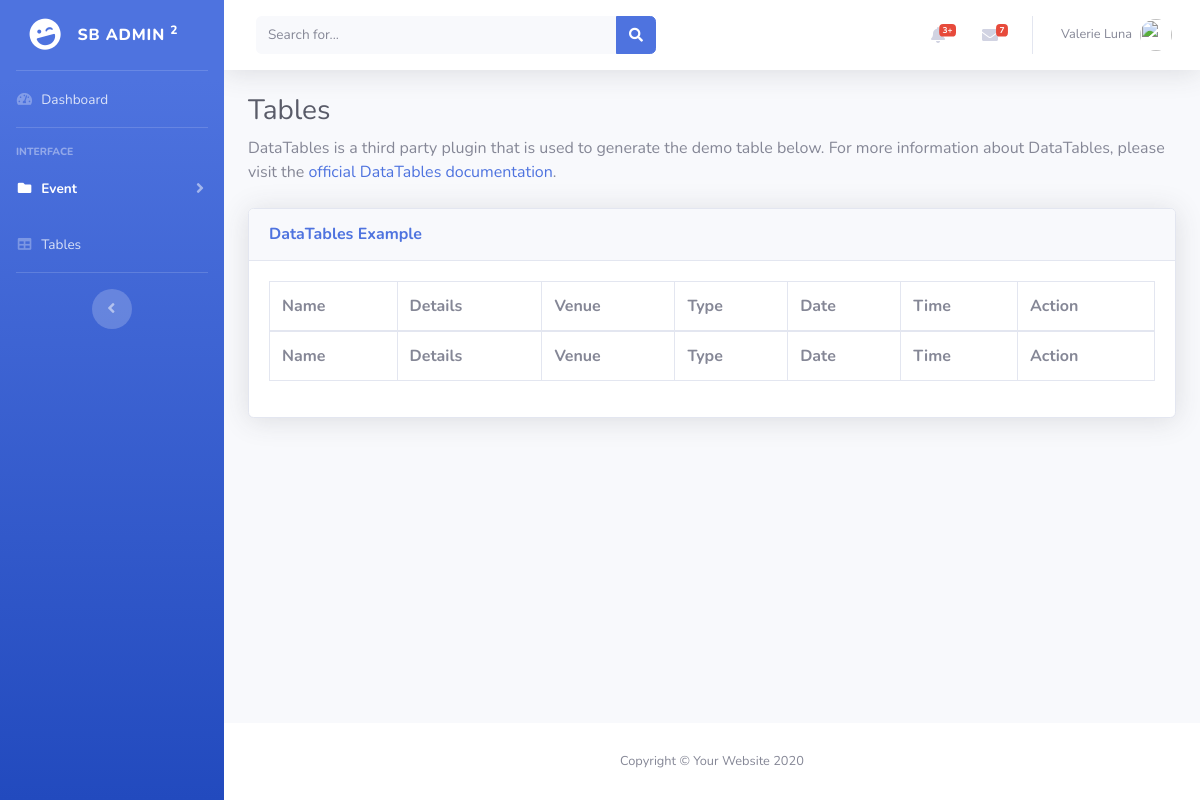
Before: /admin/event_manage.php with the older database file.
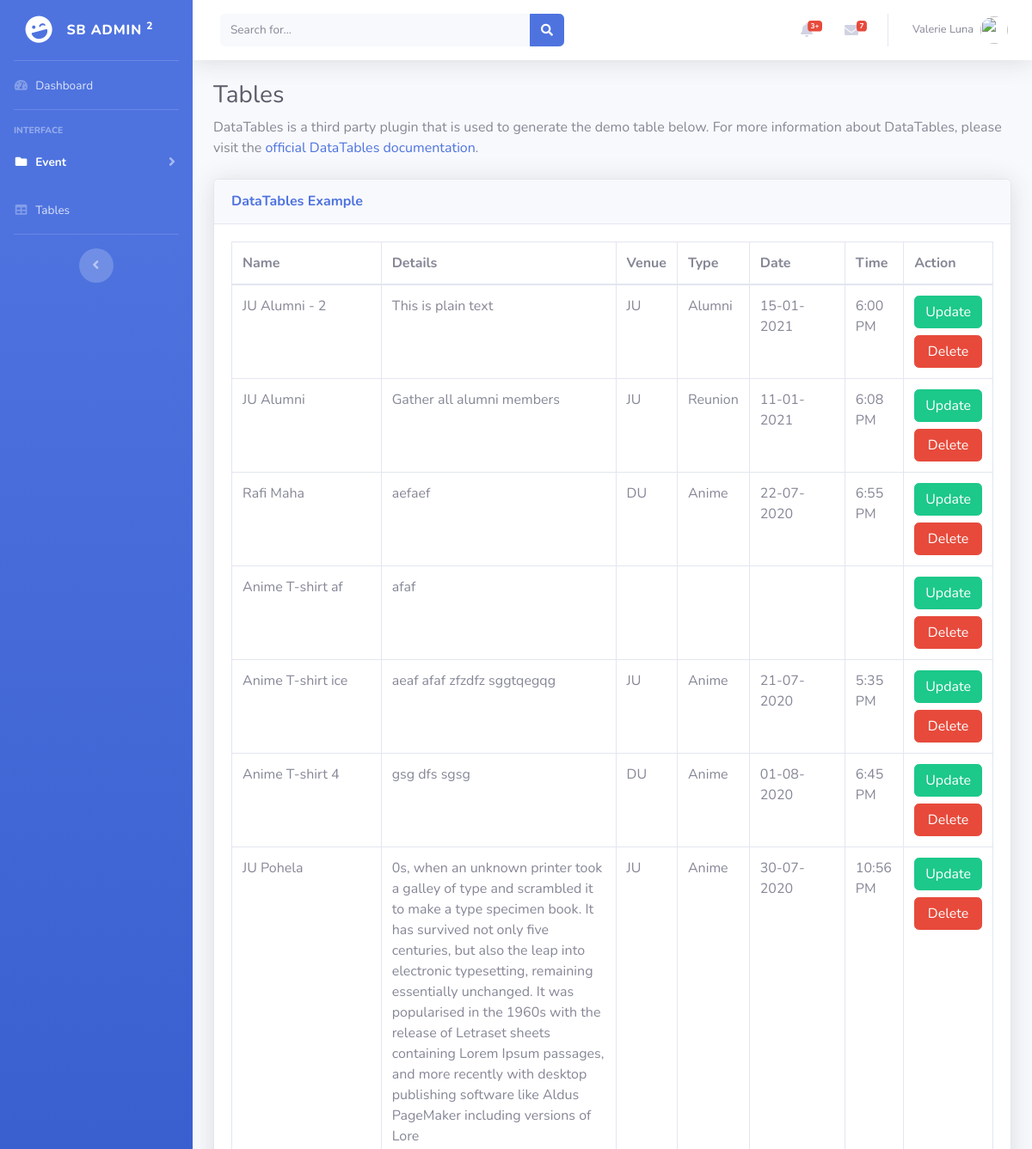
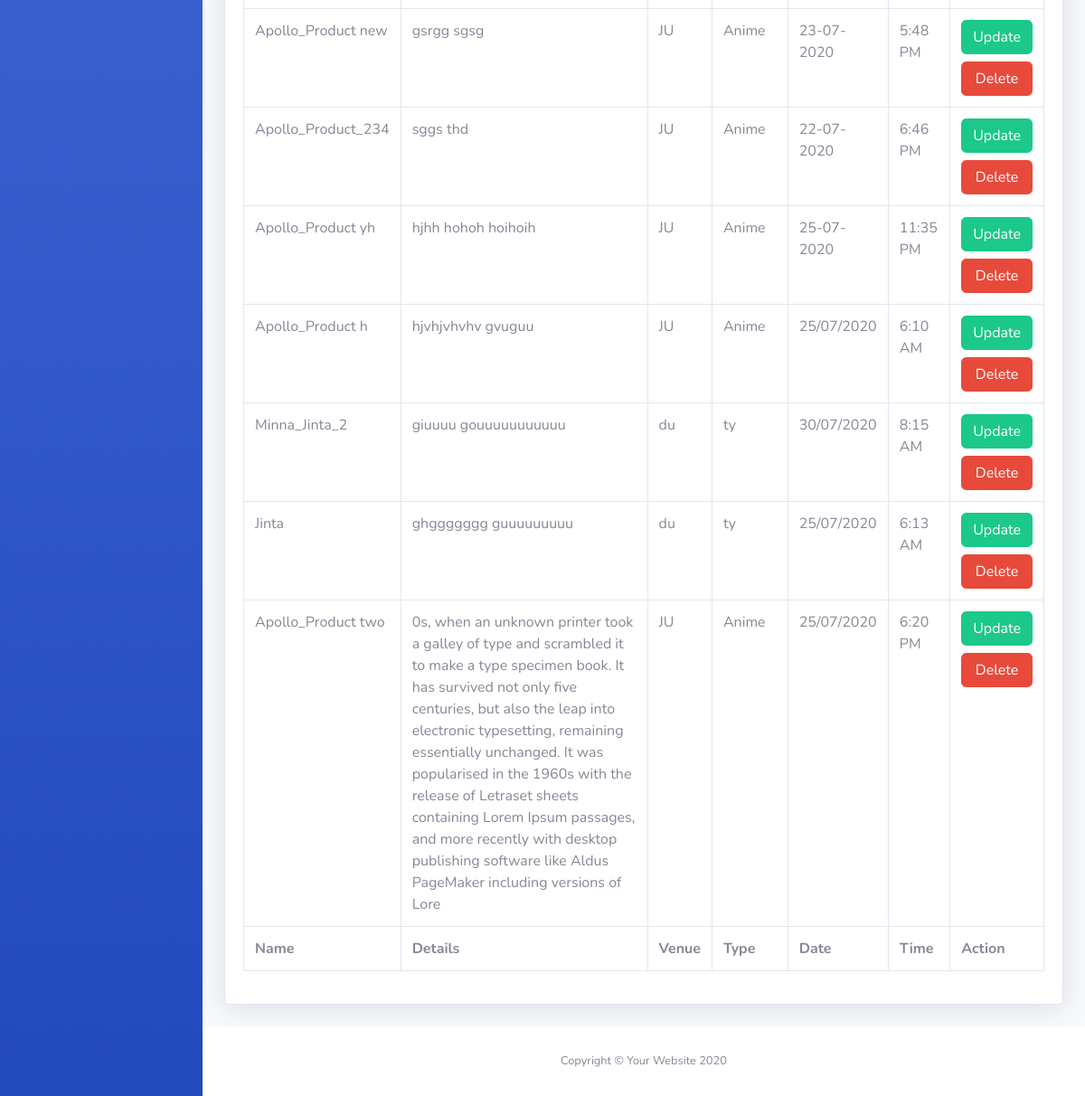
After: the same page with the newer database file (2 pictures, top to bottom).
### tables this page shows
CREATE TABLE `event` (
  `id` int(11) NOT NULL,
  `name` varchar(255) NOT NULL,
  `email` varchar(255) DEFAULT NULL,
  `details` varchar(1000) DEFAULT NULL,
  `image` varchar(255) DEFAULT NULL,
  `attachment` varchar(255) DEFAULT NULL,
  `venue` varchar(255) NOT NULL,
  `type` varchar(255) NOT NULL,
  `date` varchar(255) DEFAULT NULL,
  `time` varchar(255) NOT NULL,
  `created` datetime(6) DEFAULT NULL,
  `updated` datetime(6) DEFAULT NULL
);

### admin/classes/database.php (called while the page is built, shortened)
<?php
class database
{
    private $hostname = "localhost:3325";
    private $username = "root";
    private $password = "";
    private $dbname = "alumni";
    public function connection()
    {
        $this->link = mysqli_connect($this->hostname, $this->username, $this->password, $this->dbname);
    }
}

### admin/classes/event_manage.php (called while the page is built)
<?php
include('database.php');
class eventManage extends database
{
    protected $link;
    public function eventFunction()
    {
        $sql = "Select * from event order by id desc";
        $res = mysqli_query($this->link, $sql);
        if (mysqli_num_rows($res) > 0) {
            return $res;
        } else {
            return false;
        }
    }
}
$obj = new eventManage;
$objEvent = $obj->eventFunction();

### admin/event_manage.php (the view, shortened to what the changed rows need)
<?php
include('classes/event_manage.php');
?>
<!DOCTYPE html>
<html lang="en">
<head>
    <link href="vendor/fontawesome-free/css/all.min.css" rel="stylesheet" type="text/css">
    <link href="css/sb-admin-2.min.css" rel="stylesheet">
    <link href="vendor/datatables/dataTables.bootstrap4.min.css" rel="stylesheet">
</head>
<body id="page-top">
    <div id="wrapper">
        <div id="content-wrapper" class="d-flex flex-column">
            <div id="content">
                <div class="container-fluid">
                    <h1 class="h3 mb-2 text-gray-800">Tables</h1>
                    <div class="card shadow mb-4">
                        <div class="card-body">
                            <div class="table-responsive">
                                <table class="table table-bordered" id="dataTable" width="100%" cellspacing="0">
                                    <thead>
                                        <tr>
                                            <th>Name</th>
                                            <th>Details</th>
                                            <th>Venue</th>
                                            <th>Type</th>
                                            <th>Date</th>
                                            <th>Time</th>
                                            <th>Action</th>
                                        </tr>
                                    </thead>
                                    <tfoot>
                                        <tr>
                                            <th>Name</th>
                                            <th>Details</th>
                                            <th>Venue</th>
                                            <th>Type</th>
                                            <th>Date</th>
                                            <th>Time</th>
                                            <th>Action</th>
                                        </tr>
                                    </tfoot>
                                    <tbody>
                                        <?php if ($objEvent) { ?>
                                        <?php while ($rows = mysqli_fetch_assoc($objEvent)) { ?>
                                        <tr>
                                            <td><?php echo $rows['name']; ?></td>
                                            <td><?php echo $rows['details']; ?></td>
                                            <td><?php echo $rows['venue']; ?></td>
                                            <td><?php echo $rows['type']; ?></td>
                                            <td><?php echo $rows['date']; ?></td>
                                            <td><?php echo $rows['time']; ?></td>
                                            <td>
                                                <a target="_blank" href="event_update.php?id=<?php echo $rows['id']; ?>"
                                                    class="btn btn-success btn-block">Update</a>
                                                <a target="_blank"
                                                    href="classes/deleteEvent.php?id=<?php echo $rows['id']; ?>"
                                                    class="btn btn-danger btn-block">Delete</a>
                                            </td>
                                        </tr>
                                        <?php } ?>
                                        <?php } ?>
                                    </tbody>
                                </table>
                            </div>
                        </div>
                    </div>
                </div>
            </div>
        </div>
    </div>
</body>
</html>

Changed rows visible on the page:
added event: name "JU Alumni - 2", details "This is plain text", venue "JU", type "Alumni", date "15-01-2021", time "6:00 PM"
added event: name "JU Alumni", details "Gather all alumni members", venue "JU", type "Reunion", date "11-01-2021", time "6:08 PM"
added event: name "Rafi Maha", details "aefaef", venue "DU", type "Anime", date "22-07-2020", time "6:55 PM"
added event: name "Anime T-shirt af", details "afaf"
added event: name "Anime T-shirt ice", details "aeaf afaf zfzdfz sggtqegqg", venue "JU", type "Anime", date "21-07-2020", time "5:35 PM"
added event: name "Anime T-shirt 4", details "gsg dfs sgsg", venue "DU", type "Anime", date "01-08-2020", time "6:45 PM"
added event: name "JU Pohela", details "0s, when an unknown printer took a galley of type and scrambled it to make a type specimen book. It has survived not only five centuries, but also the leap into electronic typesetting, remaining essentially unchanged. It was popularised in the 1960s with the release of Letraset sheets containing Lorem Ipsum passages, and more recently with desktop publishing software like Aldus PageMaker including versions of Lore", venue "JU", type "Anime", date "30-07-2020", time "10:56 PM"
added event: name "Apollo_Product new", details "gsrgg sgsg", venue "JU", type "Anime", date "23-07-2020", time "5:48 PM"
added event: name "Apollo_Product_234", details "sggs thd", venue "JU", type "Anime", date "22-07-2020", time "6:46 PM"
added event: name "Apollo_Product yh", details "hjhh hohoh hoihoih", venue "JU", type "Anime", date "25-07-2020", time "11:35 PM"
added event: name "Apollo_Product h", details "hjvhjvhvhv gvuguu", venue "JU", type "Anime", date "25/07/2020", time "6:10 AM"
added event: name "Minna_Jinta_2", details "giuuuu gouuuuuuuuuuu", venue "du", type "ty", date "30/07/2020", time "8:15 AM"
added event: name "Jinta", details "ghggggggg guuuuuuuuu", venue "du", type "ty", date "25/07/2020", time "6:13 AM"
added event: name "Apollo_Product two", details "0s, when an unknown printer took a galley of type and scrambled it to make a type specimen book. It has survived not only five centuries, but also the leap into electronic typesetting, remaining essentially unchanged. It was popularised in the 1960s with the release of Letraset sheets containing Lorem Ipsum passages, and more recently with desktop publishing software like Aldus PageMaker including versions of Lore", venue "JU", type "Anime", date "25/07/2020", time "6:20 PM"
